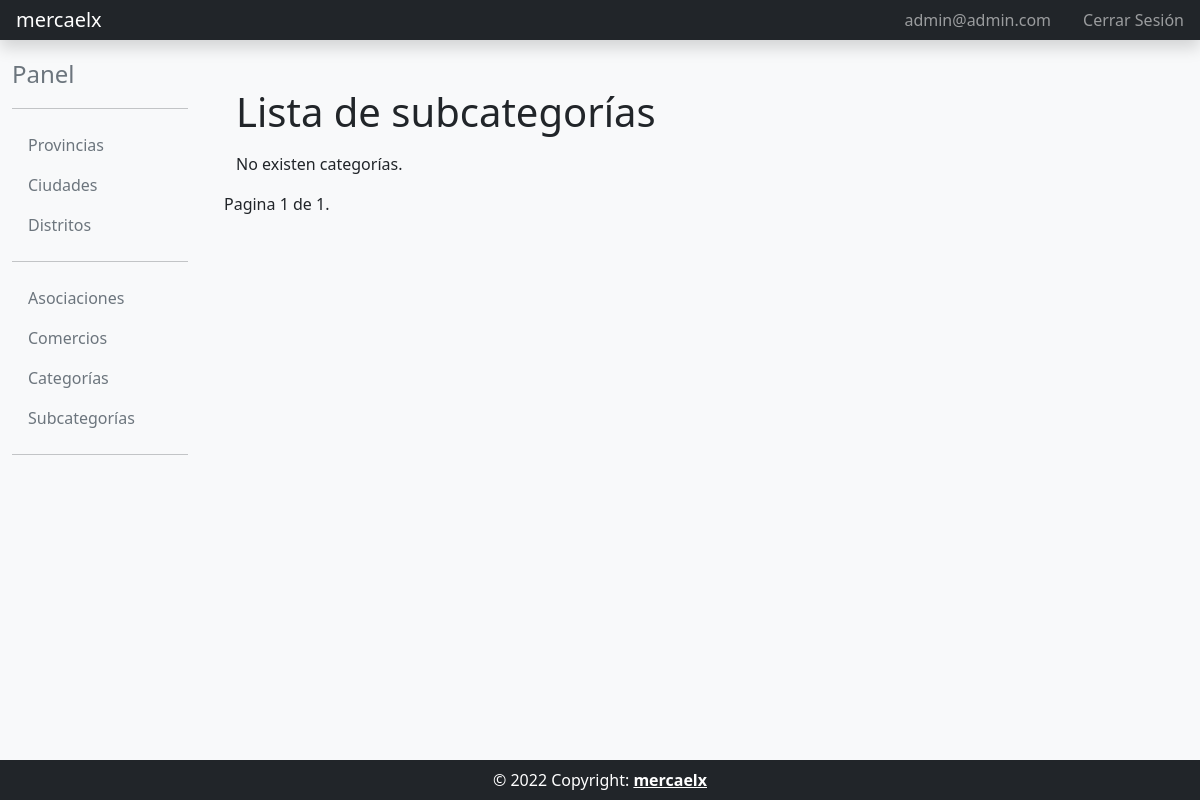
The app's page /subcategoria_list/ (signed in), older data.
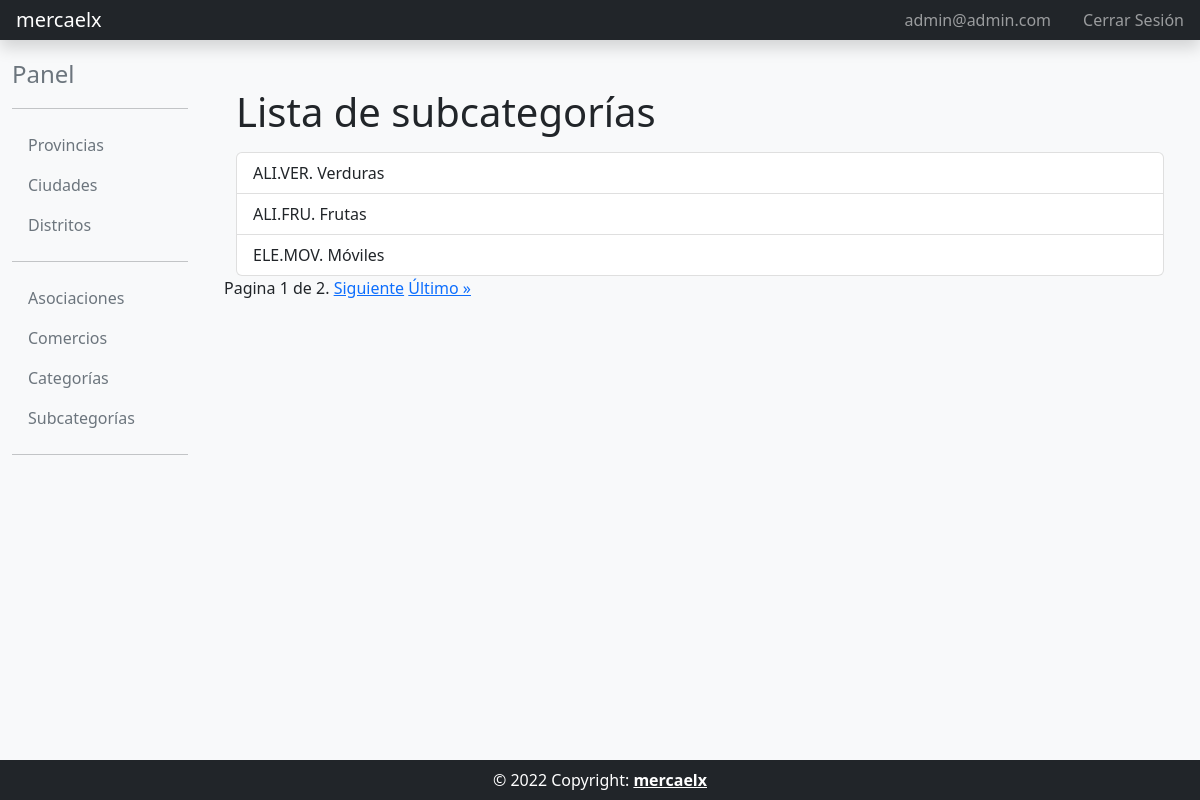
The same page, newer data.
### directorio_comercios/models.py (models this page shows, shortened)
class Subcategoria(models.Model):
    codigo = models.CharField(max_length=10)
    nombre = models.CharField(max_length=256)
    categoria = models.ForeignKey(Categoria, on_delete=models.PROTECT)
    def __str__(self):
        return f"{self.categoria.codigo}.{self.codigo}. {self.nombre}"
    class Meta:
        unique_together = ('categoria', 'nombre')
        verbose_name = 'Subcategoría'
        verbose_name_plural = 'Subcategorías'
        ordering = ['codigo']

class Categoria(models.Model):
    codigo = models.CharField(max_length=10)
    nombre = models.CharField(max_length=256, unique=True)

### directorio_comercios/views.py (the view)
# urls.py: path('subcategoria_list/', comercios_views.SubCategoriaListView.as_view(), name='subcategoria_list'),
class SubCategoriaListView(LoginRequiredMixin, OrderedListMixin, ListView):
    model = Subcategoria
    template_name = 'directorio_comercios/subcategoria_list.html'
    paginate_by = 3

### common/mixins.py (called while the page is built)
    def get_queryset(self):
        queryset = super().get_queryset()
        ordering = self.request.GET.get('ordering', 'asc')
        if ordering == 'desc':
            return queryset.order_by('-id')
        return queryset.order_by('id')

    @method_decorator(login_required)
    def dispatch(self, *args, **kwargs):
        return super().dispatch(*args, **kwargs)

### templates/directorio_comercios/subcategoria_list.html
{% extends "common/base_intranet.html" %}
{% block main_content %}
<div class="container">
    <h1>Lista de subcategorías</h1>
    <ul class="list-group mt-3">
    {% for subcategoria in object_list %}
        <a href="{% url 'subcategoria_detail' pk=subcategoria.id %}" class="list-group-item list-group-item-action">{{ subcategoria }}</a>
    {% empty %}
        <p>No existen categorías.</p>
    {% endfor %}
    </ul>
</div>
{% include 'common/pagination.html' %}
{% endblock main_content %}

Row changes from the older to the newer data that the page shows:
added Subcategoria: categoria+codigo+nombre "ALI.VER. Verduras"
added Subcategoria: categoria+codigo+nombre "ALI.FRU. Frutas"
added Subcategoria: categoria+codigo+nombre "ELE.MOV. Móviles"
Text that changed along with them:
{{ page_obj.paginator.num_pages }}: "1" → "2"
text no longer shown: "No existen categorías."
text now shown: "Siguiente Último »"
